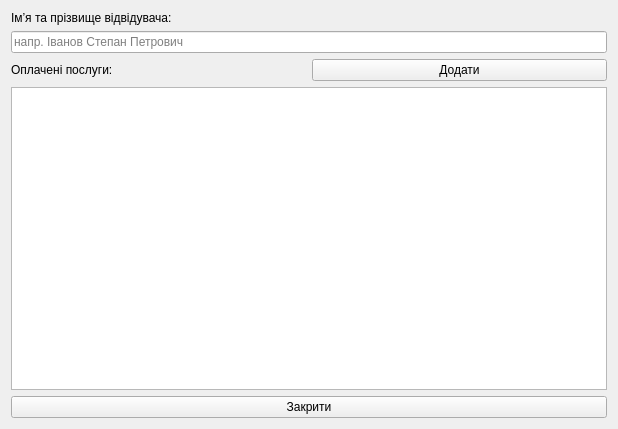
<?xml version="1.0" encoding="UTF-8"?>
<ui version="4.0">
 <class>VisitorDetailsWindow</class>
 <widget class="QWidget" name="VisitorDetailsWindow">
  <property name="geometry">
   <rect>
    <x>0</x>
    <y>0</y>
    <width>618</width>
    <height>429</height>
   </rect>
  </property>
  <property name="windowTitle">
   <string>Відвідувач</string>
  </property>
  <property name="windowIcon">
   <iconset>
    <normaloff>:/icons/yesport_icon.png</normaloff>:/icons/yesport_icon.png</iconset>
  </property>
  <layout class="QGridLayout" name="gridLayout">
   <item row="0" column="0">
    <layout class="QVBoxLayout" name="verticalLayout">
     <item>
      <widget class="QLabel" name="label">
       <property name="text">
        <string>Ім’я та прізвище відвідувача:</string>
       </property>
      </widget>
     </item>
     <item>
      <widget class="QLineEdit" name="visitorNameEdit">
       <property name="text">
        <string/>
       </property>
       <property name="placeholderText">
        <string>напр. Іванов Степан Петрович</string>
       </property>
      </widget>
     </item>
     <item>
      <layout class="QHBoxLayout" name="horizontalLayout">
       <item>
        <widget class="QLabel" name="label_2">
         <property name="text">
          <string>Оплачені послуги:</string>
         </property>
        </widget>
       </item>
       <item>
        <widget class="QPushButton" name="createOrderButton">
         <property name="text">
          <string>Додати</string>
         </property>
        </widget>
       </item>
      </layout>
     </item>
     <item>
      <widget class="QListWidget" name="listWidget"/>
     </item>
     <item>
      <widget class="QPushButton" name="closeButton">
       <property name="text">
        <string>Закрити</string>
       </property>
      </widget>
     </item>
    </layout>
   </item>
  </layout>
 </widget>
 <resources/>
 <connections/>
</ui>
